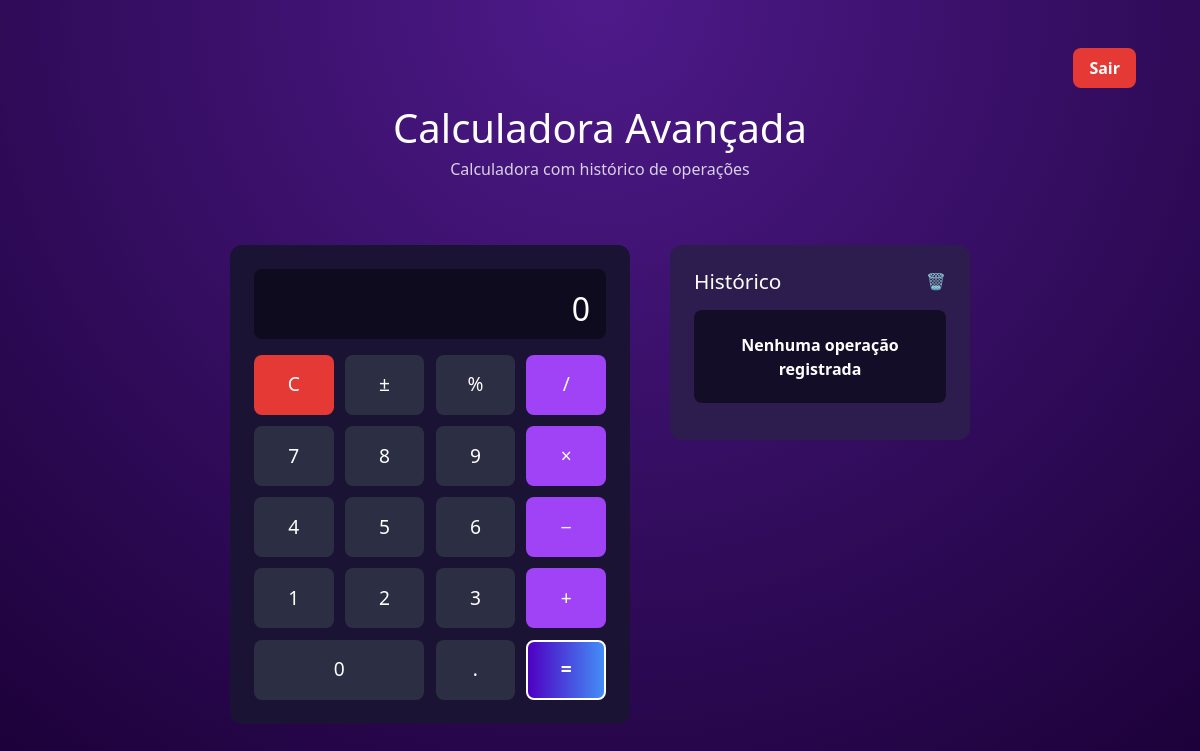
The page /calculadora/ (signed in) on the database as committed earlier.
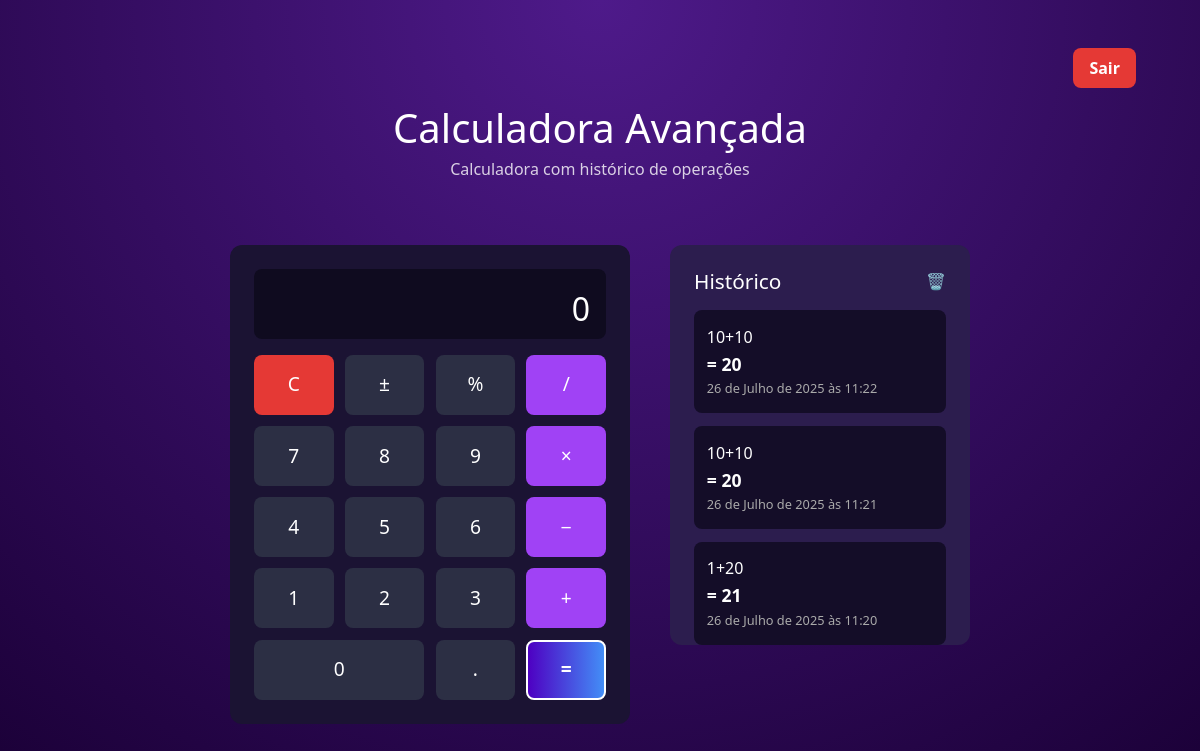
The same page on the database as committed later.
### calculadora/models.py (models this page shows, shortened)
class Operacao(models.Model):
    idOperation = models.IntegerField(primary_key=True)
    idUser = models.ForeignKey(Usuario, on_delete=models.CASCADE)
    parameters = models.CharField(max_length=150)
    result = models.CharField(max_length=150)
    dtOfInclusion = models.DateTimeField(auto_now_add=True)

### calculadora/views.py (the view, shortened to what this page needs)
# urls.py: path('calculadora/', views.CalculadoraView.as_view(), name='index'),
class CalculadoraView(LoginRequiredMixin, View):
    def dispatch(self, request, *args, **kwargs):
        if not request.user.is_authenticated:
            messages.error(request, "Você precisa estar logado para acessar esta página.")
            return redirect(f"{self.get_login_url()}")
        return super().dispatch(request, *args, **kwargs)
    def get(self, request):
        service = OperacoesUsuarioLogado(request.user)
        operacoes = service.execute()
        return render(request, 'calculadora.html', context={'operacoes': operacoes})

### calculadora/services/calculadora/OperacoesUsuarioLogado.py (called while the page is built)
    def execute(self):
        operacoes = Operacao.objects.filter(idUser=self.user.id).order_by('-dtOfInclusion')
        return operacoes

### calculadora/templates/calculadora.html (shortened to what this page needs)
{% extends 'base.html'%}
{% load static %}
{% block css %}
<link rel="stylesheet" href="{% static 'calculadora/css/calculadora.css'%}">
{% endblock %}
{% block content%}
<body>
  <header>
    <a href="{% url 'calculadora:logout' %}">Sair</a>
  </header>
  <h1>Calculadora Avançada</h1>
  <p>Calculadora com histórico de operações</p>
  <div class="main-wrapper">
    <div class="calculator">
      {% if result %}
      <div data-result="false" class="display">{{result}}</div>
      {% else %}
      <div data-result="false" class="display">0</div>
      {% endif %}
      <div class="buttons">
        <button value="c" class="clear">C</button>
        <button value="±">±</button>
        <button value="%">%</button>
        <button value="/" class="operator">/</button>
        <button value="7">7</button>
        <button value="8">8</button>
        <button value="9">9</button>
        <button value="*" class="operator">×</button>
        <button value="4">4</button>
        <button value="5">5</button>
        <button value="6">6</button>
        <button value="-" class="operator">−</button>
        <button value="1">1</button>
        <button value="2">2</button>
        <button value="3">3</button>
        <button value="+" class="operator">+</button>
        <button value="0" class="zero">0</button>
        <button value=".">.</button>
        <button value="=" class="equals">=</button>
      </div>
    </div>
    <div class="history">
      {% if operacoes %}
      <h2>Histórico <span data-empy="false" class="trash">🗑️</span></h2>
      {% else %}
      <h2>Histórico <span data-empty="true" class="trash">🗑️</span></h2>
      {% endif%}
      {% for operacao in operacoes%}
      <div class="entry">
        <div>{{operacao.parameters}}</div>
        <div class="result">= {{operacao.result}}</div>
        <div class="time">{{operacao.dtOfInclusion}}</div>
      </div>
      {% empty %}
      <div class="entry">
        <div class="result text-center fs-6 py-2"> Nenhuma operação registrada </div>
      </div>
      {% endfor %}
    </div>
  </div>
</body>
{% endblock %}

Rows that differ between the two databases and show on the page:
added Operacao: parameters "10+10", result "20", dtOfInclusion "26 de Julho de 2025 às 11:22"
added Operacao: parameters "10+10", result "20", dtOfInclusion "26 de Julho de 2025 às 11:21"
added Operacao: parameters "1+20", result "21", dtOfInclusion "26 de Julho de 2025 às 11:20"
Other text that changed with them:
text no longer shown: "Nenhuma operação registrada"
